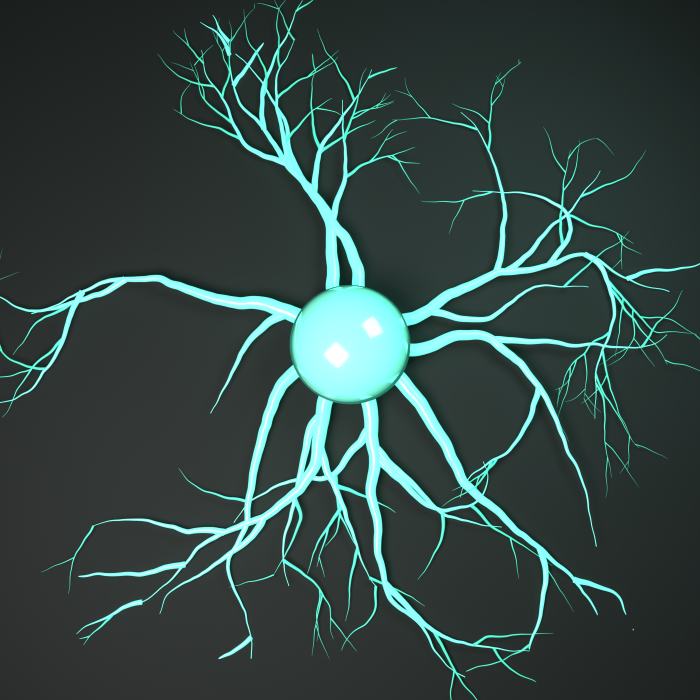
#> input picture art/root_raw.png, 1400 x 1400 px (shown at 1/2 size)
$ python finish.py root_raw.png ../ticker.png 5
#> lines starting #> are read from the running program, lines starting #| are printed output that depends on the picture
# HyperRoot ticker image, finishing pass on the Blender render: deeper near-black ground with a soft centre light,
# bloom on the mint, a gentle vignette and fine grain. python art/finish.py art/root_raw.png ticker.png [size]
import sys
from PIL import Image, ImageFilter, ImageChops, ImageEnhance, ImageDraw
src, out = sys.argv[1], sys.argv[2]; S = int(sys.argv[3]) if len(sys.argv) > 3 else 1000
im = Image.open(src).convert('RGB'); W = im.width
#> after `W = im.width`: W = 1400
# lift contrast so the backdrop sinks toward black while the mint stays bright
im = ImageEnhance.Contrast(im).enhance(1.15)
# bloom: blur the bright parts and add them back
lum = im.convert('L').point(lambda v: 0 if v < 150 else min(255, (v - 150) * 2))
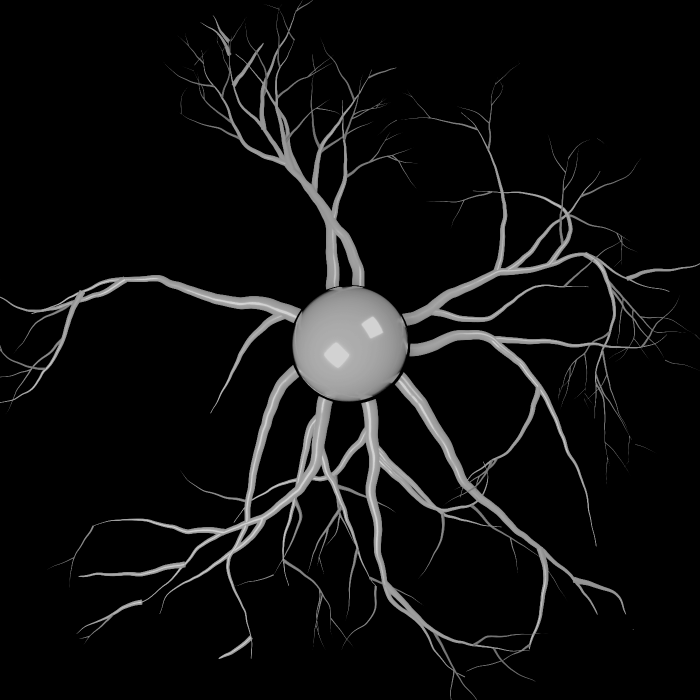
#> lum: PIL image 1400x1400 L (shown at 1/2 size); min 0, max 210, mean 14.4
glow = Image.composite(im, Image.new('RGB', im.size, (0, 0, 0)), lum).filter(ImageFilter.GaussianBlur(W * .02))
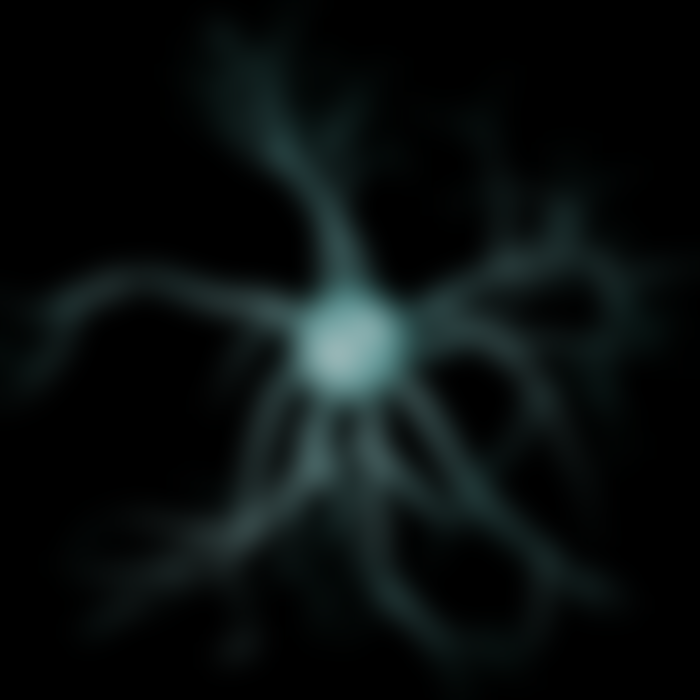
#> glow: PIL image 1400x1400 RGB (shown at 1/2 size); mean R, G, B 9.2, 14.3, 14.2
im = ImageChops.add(im, ImageEnhance.Brightness(glow).enhance(.45))
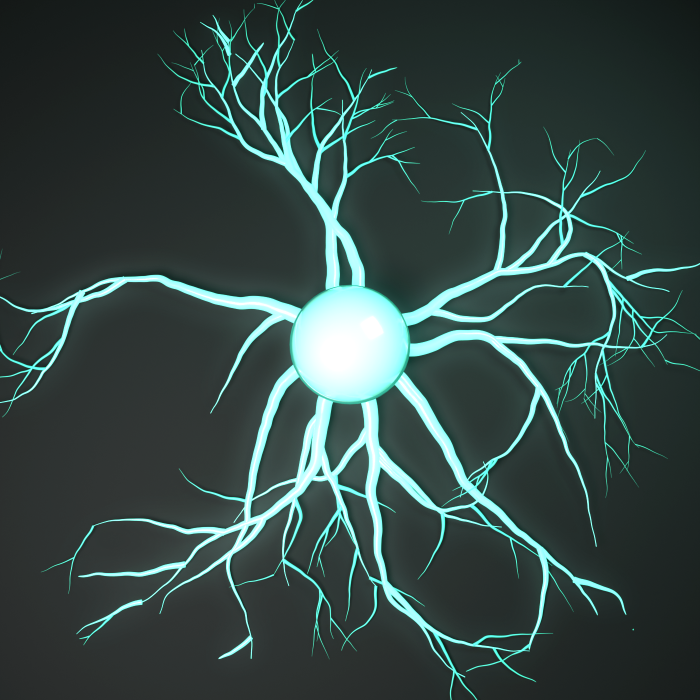
#> im: PIL image 1400x1400 RGB (shown at 1/2 size); mean R, G, B 52.8, 72, 69
# vignette
v = Image.new('L', im.size, 0); ImageDraw.Draw(v).ellipse((-W * .25, -W * .25, W * 1.25, W * 1.25), fill=255)
#> after `v = Image.new('L', im.size, 0)`: v: PIL image 1400x1400 L; every value is 0
#> after `ImageDraw.Draw(v).ellipse((-W * 0.25, -W * 0.25, W * 1.25, W * 1.25), `: v: PIL image 1400x1400 L; every value is 255
im = Image.composite(im, ImageEnhance.Brightness(im).enhance(.45), v.filter(ImageFilter.GaussianBlur(W * .18)))
# grain
n = Image.effect_noise(im.size, 26).convert('L'); im = Image.blend(im, Image.merge('RGB', (n, n, n)), .035)
#> after `n = Image.effect_noise(im.size, 26).convert('L')`:
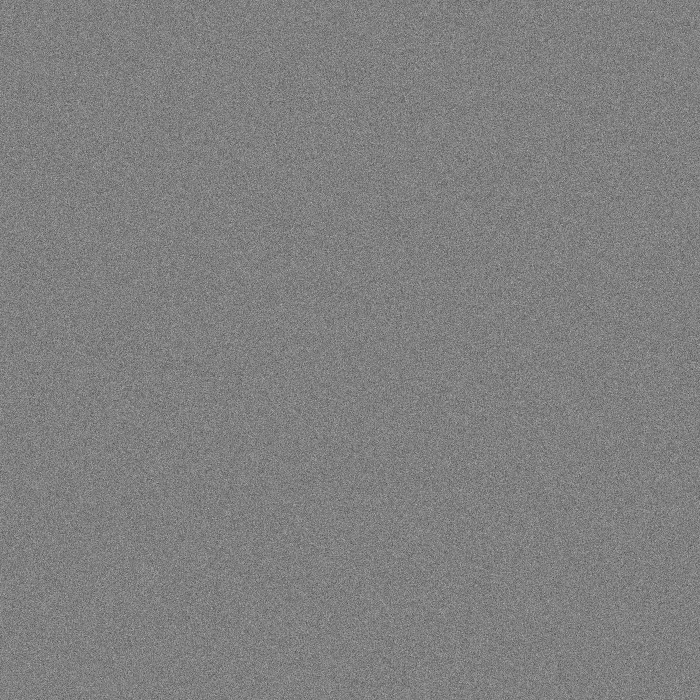
#> n: PIL image 1400x1400 L (shown at 1/2 size); min 0, max 249, mean 127.5
im.resize((S, S), Image.LANCZOS).save(out); print('wrote', out)
#| wrote ../ticker.png
